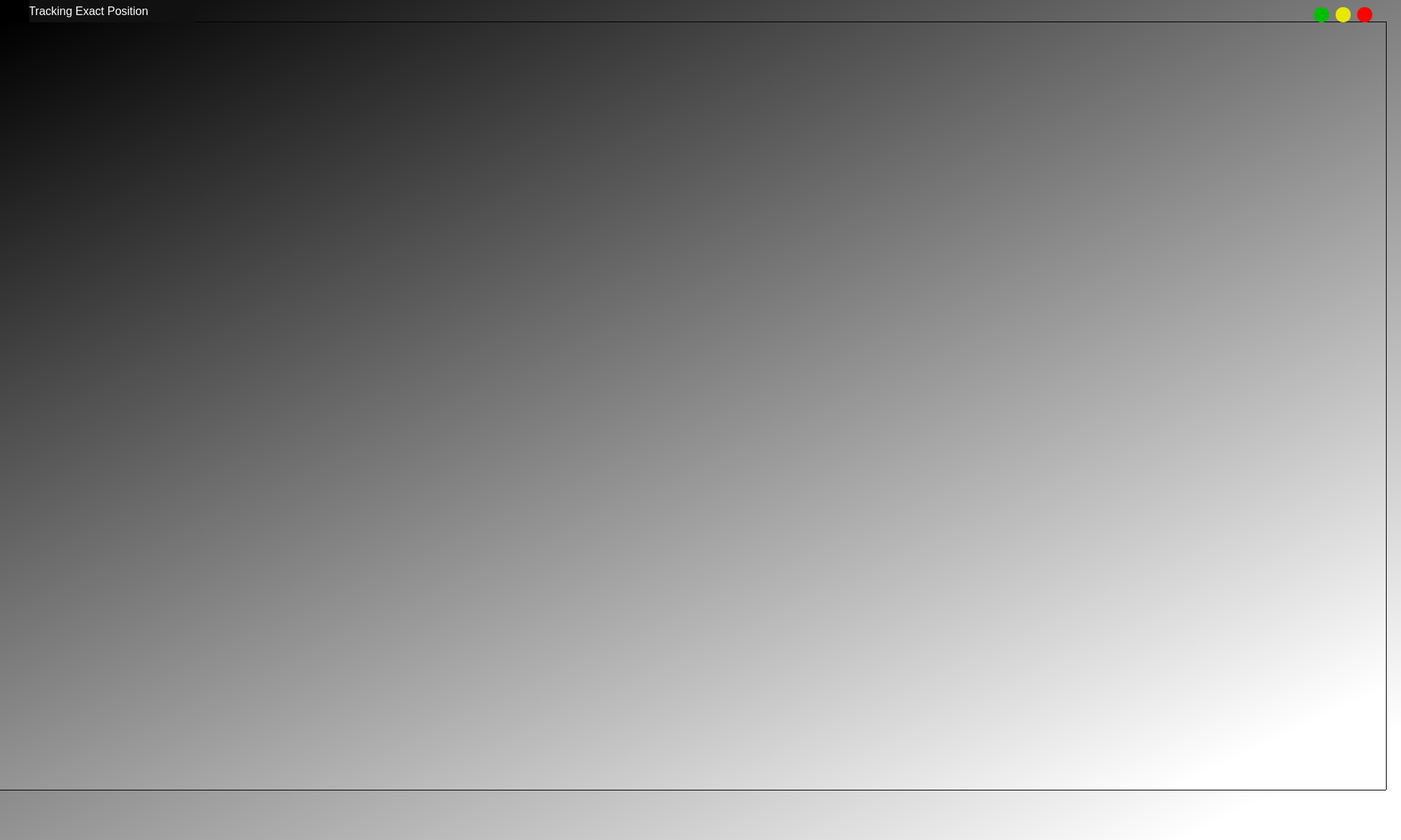
<?xml version="1.0" encoding="UTF-8"?>
<ui version="4.0">
 <class>Map_UI</class>
 <widget class="QMainWindow" name="Map_UI">
  <property name="geometry">
   <rect>
    <x>0</x>
    <y>0</y>
    <width>1951</width>
    <height>1170</height>
   </rect>
  </property>
  <property name="windowTitle">
   <string>MainWindow</string>
  </property>
  <property name="styleSheet">
   <string notr="true">background-color:qlineargradient(spread:pad, x1:0, y1:0.011, x2:0.846, y2:1, stop:0 rgba(0, 0, 0, 255), stop:1 rgba(255, 255, 255, 255))</string>
  </property>
  <widget class="QWidget" name="centralwidget">
   <widget class="QFrame" name="frame">
    <property name="geometry">
     <rect>
      <x>-20</x>
      <y>30</y>
      <width>1951</width>
      <height>1071</height>
     </rect>
    </property>
    <property name="frameShape">
     <enum>QFrame::StyledPanel</enum>
    </property>
    <property name="frameShadow">
     <enum>QFrame::Raised</enum>
    </property>
   </widget>
   <widget class="QPushButton" name="minimize_button">
    <property name="geometry">
     <rect>
      <x>1830</x>
      <y>10</y>
      <width>21</width>
      <height>21</height>
     </rect>
    </property>
    <property name="styleSheet">
     <string notr="true">QPushButton {
    background-color:rgb(0, 191, 0);

    border-width: 2px;
    border-radius: 10px;
}
</string>
    </property>
    <property name="text">
     <string/>
    </property>
    <property name="icon">
     <iconset>
      <normaloff>icon/minus.png</normaloff>icon/minus.png</iconset>
    </property>
   </widget>
   <widget class="QPushButton" name="close_button">
    <property name="geometry">
     <rect>
      <x>1890</x>
      <y>10</y>
      <width>21</width>
      <height>21</height>
     </rect>
    </property>
    <property name="styleSheet">
     <string notr="true">QPushButton {
    background-color: red;
    border-width: 2px;
    border-radius: 10px;
}
</string>
    </property>
    <property name="text">
     <string/>
    </property>
    <property name="icon">
     <iconset>
      <normaloff>icon/x.png</normaloff>icon/x.png</iconset>
    </property>
   </widget>
   <widget class="QPushButton" name="maximize_button">
    <property name="geometry">
     <rect>
      <x>1860</x>
      <y>10</y>
      <width>21</width>
      <height>21</height>
     </rect>
    </property>
    <property name="styleSheet">
     <string notr="true">QPushButton {
    background-color: rgb(232, 232, 0);
    border-width: 2px;
    border-radius: 10px;
}
</string>
    </property>
    <property name="text">
     <string/>
    </property>
    <property name="icon">
     <iconset>
      <normaloff>icon/maximize-2.png</normaloff>icon/maximize-2.png</iconset>
    </property>
   </widget>
   <widget class="QLabel" name="label_27">
    <property name="geometry">
     <rect>
      <x>40</x>
      <y>0</y>
      <width>231</width>
      <height>31</height>
     </rect>
    </property>
    <property name="styleSheet">
     <string notr="true">background-color:rgb(17, 17, 17);
font: 8pt &quot;MV Boli&quot;;</string>
    </property>
    <property name="text">
     <string>&lt;!DOCTYPE HTML PUBLIC &quot;-//W3C//DTD HTML 4.0//EN&quot; &quot;http://www.w3.org/TR/REC-html40/strict.dtd&quot;&gt;
&lt;html&gt;&lt;head&gt;&lt;meta name=&quot;qrichtext&quot; content=&quot;1&quot; /&gt;&lt;style type=&quot;text/css&quot;&gt;
p, li { white-space: pre-wrap; }
&lt;/style&gt;&lt;/head&gt;&lt;body style=&quot; font-family:'MV Boli'; font-size:8pt; font-weight:400; font-style:normal;&quot;&gt;
&lt;p align=&quot;justify&quot; style=&quot; margin-top:12px; margin-bottom:12px; margin-left:0px; margin-right:0px; -qt-block-indent:0; text-indent:0px;&quot;&gt;&lt;span style=&quot; font-family:'Mv boli'; font-size:12pt; color:#ffffff;&quot;&gt;Tracking Exact Position&lt;/span&gt;&lt;/p&gt;&lt;/body&gt;&lt;/html&gt;</string>
    </property>
   </widget>
   <widget class="QLabel" name="label_3">
    <property name="geometry">
     <rect>
      <x>0</x>
      <y>0</y>
      <width>41</width>
      <height>31</height>
     </rect>
    </property>
    <property name="styleSheet">
     <string notr="true">background-color:rgb(0,0,0);</string>
    </property>
    <property name="text">
     <string/>
    </property>
    <property name="pixmap">
     <pixmap>icon/LOGO.png</pixmap>
    </property>
    <property name="scaledContents">
     <bool>true</bool>
    </property>
   </widget>
  </widget>
 </widget>
 <resources/>
 <connections/>
</ui>
